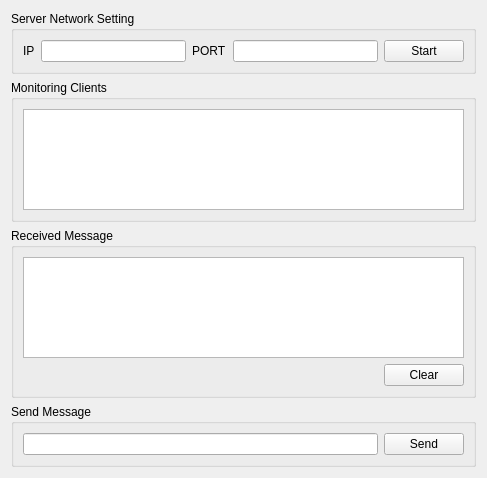
<?xml version="1.0" encoding="UTF-8"?>
<ui version="4.0">
 <class>Widget</class>
 <widget class="QWidget" name="Widget">
  <property name="geometry">
   <rect>
    <x>0</x>
    <y>0</y>
    <width>487</width>
    <height>478</height>
   </rect>
  </property>
  <property name="windowTitle">
   <string>Widget</string>
  </property>
  <layout class="QVBoxLayout" name="verticalLayout_3">
   <item>
    <widget class="QGroupBox" name="groupBox">
     <property name="title">
      <string>Server Network Setting</string>
     </property>
     <layout class="QHBoxLayout" name="horizontalLayout">
      <item>
       <widget class="QLabel" name="label">
        <property name="text">
         <string>IP</string>
        </property>
       </widget>
      </item>
      <item>
       <widget class="QLineEdit" name="le1"/>
      </item>
      <item>
       <widget class="QLabel" name="label_2">
        <property name="text">
         <string>PORT</string>
        </property>
       </widget>
      </item>
      <item>
       <widget class="QLineEdit" name="le2"/>
      </item>
      <item>
       <widget class="QPushButton" name="pb1">
        <property name="text">
         <string>Start</string>
        </property>
       </widget>
      </item>
     </layout>
    </widget>
   </item>
   <item>
    <widget class="QGroupBox" name="groupBox_2">
     <property name="title">
      <string>Monitoring Clients</string>
     </property>
     <layout class="QVBoxLayout" name="verticalLayout">
      <item>
       <widget class="QTableWidget" name="tw"/>
      </item>
     </layout>
    </widget>
   </item>
   <item>
    <widget class="QGroupBox" name="groupBox_3">
     <property name="title">
      <string>Received Message</string>
     </property>
     <layout class="QVBoxLayout" name="verticalLayout_2">
      <item>
       <widget class="QListWidget" name="lw"/>
      </item>
      <item>
       <layout class="QHBoxLayout" name="horizontalLayout_3">
        <item>
         <spacer name="horizontalSpacer">
          <property name="orientation">
           <enum>Qt::Orientation::Horizontal</enum>
          </property>
          <property name="sizeHint" stdset="0">
           <size>
            <width>40</width>
            <height>20</height>
           </size>
          </property>
         </spacer>
        </item>
        <item>
         <widget class="QPushButton" name="pb2">
          <property name="text">
           <string>Clear</string>
          </property>
         </widget>
        </item>
       </layout>
      </item>
     </layout>
    </widget>
   </item>
   <item>
    <widget class="QGroupBox" name="groupBox_4">
     <property name="title">
      <string>Send Message</string>
     </property>
     <layout class="QHBoxLayout" name="horizontalLayout_2">
      <item>
       <widget class="QLineEdit" name="le3"/>
      </item>
      <item>
       <widget class="QPushButton" name="pb3">
        <property name="text">
         <string>Send</string>
        </property>
       </widget>
      </item>
     </layout>
    </widget>
   </item>
  </layout>
 </widget>
 <resources/>
 <connections/>
</ui>
